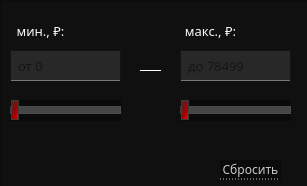
   <widget class="QWidget" name="price">
    <property name="geometry">
     <rect>
      <x>0</x>
      <y>0</y>
      <width>307</width>
      <height>186</height>
     </rect>
    </property>
    <property name="sizePolicy">
     <sizepolicy hsizetype="Preferred" vsizetype="Preferred">
      <horstretch>0</horstretch>
      <verstretch>0</verstretch>
     </sizepolicy>
    </property>
    <property name="maximumSize">
     <size>
      <width>16777215</width>
      <height>16777215</height>
     </size>
    </property>
    <property name="sizeIncrement">
     <size>
      <width>0</width>
      <height>0</height>
     </size>
    </property>
    <property name="baseSize">
     <size>
      <width>0</width>
      <height>200</height>
     </size>
    </property>
    <attribute name="icon">
     <iconset>
      <normaloff>../../images/down-arrow.png</normaloff>
      <normalon>../../images/down-arrow (1).png</normalon>
      <activeoff>../../images/down-arrow.png</activeoff>
      <activeon>../../images/down-arrow (1).png</activeon>
      <selectedoff>../../images/down-arrow.png</selectedoff>
      <selectedon>../../images/down-arrow (1).png</selectedon>../../images/down-arrow.png</iconset>
    </attribute>
    <attribute name="label">
     <string>Цена, ₽</string>
    </attribute>
    <widget class="QFrame" name="tbFrameProc">
     <property name="geometry">
      <rect>
       <x>0</x>
       <y>0</y>
       <width>311</width>
       <height>191</height>
      </rect>
     </property>
     <property name="styleSheet">
      <string notr="true">QFrame{
	background-color: #101010;
}</string>
     </property>
     <property name="frameShape">
      <enum>QFrame::StyledPanel</enum>
     </property>
     <property name="frameShadow">
      <enum>QFrame::Raised</enum>
     </property>
     <widget class="QSlider" name="sliderPriceMin">
      <property name="geometry">
       <rect>
        <x>10</x>
        <y>100</y>
        <width>111</width>
        <height>21</height>
       </rect>
      </property>
      <property name="styleSheet">
       <string notr="true">QSlider{
	background-color: rgb(10, 10, 10);
}

QSlider::groove:horizontal {
border: 1px solid #bbb;
background: rgb(160,160,160);
height:6px;
}

QSlider::sub-page:horizontal {
border: 1px solid rgb(60,60,60);
background: qlineargradient(spread:pad, x1:0, y1:1, x2:1, y2:0, stop:0.125 rgba(66, 68, 68, 255), stop:0.426136 rgba(117, 19, 19, 255), stop:0.852273 rgba(255, 0, 0, 255));

color: rgb(144, 144, 144);
height: 6px;
}

QSlider::add-page:horizontal {
border: 1px solid rgb(75,75,75);
background: rgb(70,70,70);
}

QSlider::handle:horizontal {
border: 1px solid rgb(60,60,60);
background:qlineargradient(spread:pad, x1:1, y1:1, x2:0, y2:0.057, stop:0 rgba(255, 0, 0, 255), stop:0.398876 rgba(165, 0, 0, 255), stop:0.994318 rgba(46, 48, 49, 255));
width: 6px;
margin-top: -7px;
margin-bottom: -7px;
}

QSlider::handle:horizontal:hover {
border: 1px solid rgb(60,60,60);
background: qlineargradient(x1:0, y1:0, x2:1, y2:1,
    stop:0 rgb(105,105,105), stop:1 rgb(250,0,0));
width: 9px;
margin-top: -7px;
margin-bottom: -7px;
}


QSlider::sub-page:horizontal:disabled {
background: #bbb;
border-color: #999;
}

QSlider::add-page:horizontal:disabled {
background: #eee;
border-color: #999;
}

QSlider::handle:horizontal:disabled {
background: #eee;
border: 1px solid #aaa;
border-radius: 4px;
}</string>
      </property>
      <property name="value">
       <number>0</number>
      </property>
      <property name="tracking">
       <bool>true</bool>
      </property>
      <property name="orientation">
       <enum>Qt::Horizontal</enum>
      </property>
      <property name="invertedAppearance">
       <bool>false</bool>
      </property>
      <property name="invertedControls">
       <bool>false</bool>
      </property>
     </widget>
     <widget class="Line" name="line_2">
      <property name="geometry">
       <rect>
        <x>140</x>
        <y>70</y>
        <width>21</width>
        <height>19</height>
       </rect>
      </property>
      <property name="styleSheet">
       <string notr="true">border:0px;
border-top: 1px solid white;</string>
      </property>
      <property name="orientation">
       <enum>Qt::Horizontal</enum>
      </property>
     </widget>
     <widget class="QSlider" name="sliderPriceMax">
      <property name="geometry">
       <rect>
        <x>180</x>
        <y>100</y>
        <width>111</width>
        <height>21</height>
       </rect>
      </property>
      <property name="styleSheet">
       <string notr="true">QSlider{
	background-color: rgb(10, 10, 10);
}

QSlider::groove:horizontal {
border: 1px solid #bbb;
background: rgb(160,160,160);
height:6px;
}

QSlider::sub-page:horizontal {
border: 1px solid rgb(60,60,60);
background: qlineargradient(spread:pad, x1:0, y1:1, x2:1, y2:0, stop:0.125 rgba(66, 68, 68, 255), stop:0.426136 rgba(117, 19, 19, 255), stop:0.852273 rgba(255, 0, 0, 255));

color: rgb(144, 144, 144);
height: 6px;
}

QSlider::add-page:horizontal {
border: 1px solid rgb(75,75,75);
background: rgb(70,70,70);
}

QSlider::handle:horizontal {
border: 1px solid rgb(60,60,60);
background:qlineargradient(spread:pad, x1:1, y1:1, x2:0, y2:0.057, stop:0 rgba(255, 0, 0, 255), stop:0.398876 rgba(165, 0, 0, 255), stop:0.994318 rgba(46, 48, 49, 255));
width: 6px;
margin-top: -7px;
margin-bottom: -7px;
}

QSlider::handle:horizontal:hover {
border: 1px solid rgb(60,60,60);
background: qlineargradient(x1:0, y1:0, x2:1, y2:1,
    stop:0 rgb(105,105,105), stop:1 rgb(250,0,0));
width: 9px;
margin-top: -7px;
margin-bottom: -7px;
}


QSlider::sub-page:horizontal:disabled {
background: #bbb;
border-color: #999;
}

QSlider::add-page:horizontal:disabled {
background: #eee;
border-color: #999;
}

QSlider::handle:horizontal:disabled {
background: #eee;
border: 1px solid #aaa;
border-radius: 4px;
}</string>
      </property>
      <property name="value">
       <number>0</number>
      </property>
      <property name="orientation">
       <enum>Qt::Horizontal</enum>
      </property>
      <property name="invertedAppearance">
       <bool>false</bool>
      </property>
      <property name="invertedControls">
       <bool>false</bool>
      </property>
     </widget>
     <widget class="QPushButton" name="btnResetPrice">
      <property name="geometry">
       <rect>
        <x>220</x>
        <y>160</y>
        <width>61</width>
        <height>20</height>
       </rect>
      </property>
      <property name="font">
       <font>
        <family>Montserrat Medium</family>
        <pointsize>9</pointsize>
       </font>
      </property>
      <property name="styleSheet">
       <string notr="true">QPushButton
{
	background-color: rgb(10, 10, 10);
	color:  rgb(200,200, 200);
	border: 0px;
	border-bottom: 1px dotted rgb(200, 200, 200);
}

QPushButton::hover
{
	color: red;
	border-bottom: 1px dotted red;
}
</string>
      </property>
      <property name="text">
       <string>Сбросить</string>
      </property>
     </widget>
     <widget class="QLabel" name="lbMinPrice">
      <property name="geometry">
       <rect>
        <x>10</x>
        <y>20</y>
        <width>61</width>
        <height>21</height>
       </rect>
      </property>
      <property name="font">
       <font>
        <family>Montserrat Medium</family>
        <pointsize>10</pointsize>
        <weight>50</weight>
        <bold>false</bold>
       </font>
      </property>
      <property name="styleSheet">
       <string notr="true">	color: #fffafa;
	border: 0px;
</string>
      </property>
      <property name="text">
       <string>мин., ₽:</string>
      </property>
      <property name="alignment">
       <set>Qt::AlignCenter</set>
      </property>
     </widget>
     <widget class="QLabel" name="lbMaxPrice">
      <property name="geometry">
       <rect>
        <x>180</x>
        <y>20</y>
        <width>61</width>
        <height>21</height>
       </rect>
      </property>
      <property name="font">
       <font>
        <family>Montserrat Medium</family>
        <pointsize>10</pointsize>
        <weight>50</weight>
        <bold>false</bold>
       </font>
      </property>
      <property name="styleSheet">
       <string notr="true">	color: #fffafa;
	border: 0px;
</string>
      </property>
      <property name="text">
       <string>макс., ₽:</string>
      </property>
      <property name="alignment">
       <set>Qt::AlignCenter</set>
      </property>
     </widget>
     <widget class="QLineEdit" name="leMinPrice">
      <property name="geometry">
       <rect>
        <x>10</x>
        <y>50</y>
        <width>111</width>
        <height>31</height>
       </rect>
      </property>
      <property name="font">
       <font>
        <family>Montserrat Medium</family>
        <pointsize>10</pointsize>
       </font>
      </property>
      <property name="styleSheet">
       <string notr="true">QLineEdit{
	padding-left: 5px;
	border: 1px solid rgb(20,20,20);
	background-color: rgb(40,40,40);
	border-bottom: 1px solid  rgb(120,120,120);
	selection-background-color: rgb(105, 0, 0);
}

QLineEdit:hover{
	background-color: rgb(55,55,55);
	border-bottom: 1px solid  red;
}</string>
      </property>
      <property name="placeholderText">
       <string>от 0</string>
      </property>
     </widget>
     <widget class="QLineEdit" name="leMaxPrice">
      <property name="geometry">
       <rect>
        <x>180</x>
        <y>50</y>
        <width>111</width>
        <height>31</height>
       </rect>
      </property>
      <property name="font">
       <font>
        <family>Montserrat Medium</family>
        <pointsize>10</pointsize>
       </font>
      </property>
      <property name="styleSheet">
       <string notr="true">QLineEdit{
	padding-left: 5px;
	border: 1px solid rgb(20,20,20);
	background-color: rgb(40,40,40);
	border-bottom: 1px solid  rgb(120,120,120);
	selection-background-color: rgb(105, 0, 0);
}

QLineEdit:hover{
	background-color: rgb(55,55,55);
	border-bottom: 1px solid  red;
}</string>
      </property>
      <property name="placeholderText">
       <string>до 78499</string>
      </property>
     </widget>
    </widget>
   </widget>
